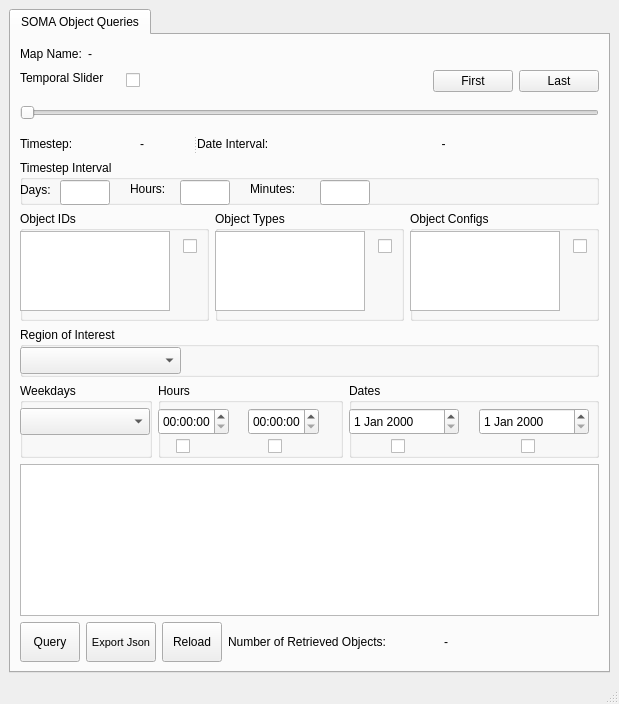
<?xml version="1.0" encoding="UTF-8"?>
<ui version="4.0">
 <class>MainWindow</class>
 <widget class="QMainWindow" name="MainWindow">
  <property name="geometry">
   <rect>
    <x>0</x>
    <y>0</y>
    <width>619</width>
    <height>704</height>
   </rect>
  </property>
  <property name="sizePolicy">
   <sizepolicy hsizetype="Preferred" vsizetype="Preferred">
    <horstretch>0</horstretch>
    <verstretch>0</verstretch>
   </sizepolicy>
  </property>
  <property name="windowTitle">
   <string>MainWindow</string>
  </property>
  <widget class="QWidget" name="centralwidget">
   <layout class="QVBoxLayout" name="verticalLayout_2">
    <item>
     <widget class="QTabWidget" name="tabWidget">
      <property name="currentIndex">
       <number>0</number>
      </property>
      <widget class="QWidget" name="tab">
       <attribute name="title">
        <string>SOMA Object Queries</string>
       </attribute>
       <layout class="QVBoxLayout" name="verticalLayout_3">
        <item>
         <layout class="QHBoxLayout" name="horizontalLayout">
          <item>
           <widget class="QLabel" name="label_5">
            <property name="maximumSize">
             <size>
              <width>150</width>
              <height>16777215</height>
             </size>
            </property>
            <property name="text">
             <string>Map Name:</string>
            </property>
           </widget>
          </item>
          <item>
           <widget class="QLabel" name="mapnamelabel">
            <property name="minimumSize">
             <size>
              <width>200</width>
              <height>0</height>
             </size>
            </property>
            <property name="maximumSize">
             <size>
              <width>400</width>
              <height>16777215</height>
             </size>
            </property>
            <property name="text">
             <string>-</string>
            </property>
           </widget>
          </item>
          <item>
           <spacer name="horizontalSpacer_3">
            <property name="orientation">
             <enum>Qt::Horizontal</enum>
            </property>
            <property name="sizeHint" stdset="0">
             <size>
              <width>40</width>
              <height>20</height>
             </size>
            </property>
           </spacer>
          </item>
         </layout>
        </item>
        <item>
         <layout class="QVBoxLayout" name="verticalLayout">
          <item>
           <layout class="QHBoxLayout" name="horizontalLayout_7">
            <item>
             <widget class="QLabel" name="label">
              <property name="sizePolicy">
               <sizepolicy hsizetype="Preferred" vsizetype="Fixed">
                <horstretch>0</horstretch>
                <verstretch>0</verstretch>
               </sizepolicy>
              </property>
              <property name="minimumSize">
               <size>
                <width>100</width>
                <height>20</height>
               </size>
              </property>
              <property name="text">
               <string>Temporal Slider</string>
              </property>
              <property name="alignment">
               <set>Qt::AlignLeading|Qt::AlignLeft|Qt::AlignTop</set>
              </property>
             </widget>
            </item>
            <item>
             <widget class="QCheckBox" name="sliderCBox">
              <property name="sizePolicy">
               <sizepolicy hsizetype="Preferred" vsizetype="Fixed">
                <horstretch>0</horstretch>
                <verstretch>0</verstretch>
               </sizepolicy>
              </property>
              <property name="text">
               <string/>
              </property>
             </widget>
            </item>
            <item>
             <spacer name="horizontalSpacer">
              <property name="orientation">
               <enum>Qt::Horizontal</enum>
              </property>
              <property name="sizeHint" stdset="0">
               <size>
                <width>40</width>
                <height>20</height>
               </size>
              </property>
             </spacer>
            </item>
            <item>
             <widget class="QPushButton" name="sliderFirstButton">
              <property name="text">
               <string>First</string>
              </property>
             </widget>
            </item>
            <item>
             <widget class="QPushButton" name="sliderLastButton">
              <property name="minimumSize">
               <size>
                <width>60</width>
                <height>0</height>
               </size>
              </property>
              <property name="text">
               <string>Last</string>
              </property>
             </widget>
            </item>
           </layout>
          </item>
          <item>
           <widget class="QSlider" name="timestepSlider">
            <property name="sizePolicy">
             <sizepolicy hsizetype="Preferred" vsizetype="Preferred">
              <horstretch>0</horstretch>
              <verstretch>0</verstretch>
             </sizepolicy>
            </property>
            <property name="minimumSize">
             <size>
              <width>500</width>
              <height>30</height>
             </size>
            </property>
            <property name="maximumSize">
             <size>
              <width>16777215</width>
              <height>50</height>
             </size>
            </property>
            <property name="minimum">
             <number>1</number>
            </property>
            <property name="orientation">
             <enum>Qt::Horizontal</enum>
            </property>
           </widget>
          </item>
         </layout>
        </item>
        <item>
         <widget class="QSplitter" name="splitter_2">
          <property name="maximumSize">
           <size>
            <width>16777215</width>
            <height>16777215</height>
           </size>
          </property>
          <property name="orientation">
           <enum>Qt::Horizontal</enum>
          </property>
          <widget class="QWidget" name="horizontalLayoutWidget">
           <layout class="QHBoxLayout" name="horizontalLayout_2">
            <item>
             <widget class="QLabel" name="label_3">
              <property name="sizePolicy">
               <sizepolicy hsizetype="Fixed" vsizetype="Preferred">
                <horstretch>0</horstretch>
                <verstretch>0</verstretch>
               </sizepolicy>
              </property>
              <property name="minimumSize">
               <size>
                <width>65</width>
                <height>20</height>
               </size>
              </property>
              <property name="text">
               <string>Timestep:</string>
              </property>
             </widget>
            </item>
            <item>
             <widget class="QLabel" name="timesteplabel">
              <property name="sizePolicy">
               <sizepolicy hsizetype="MinimumExpanding" vsizetype="Preferred">
                <horstretch>0</horstretch>
                <verstretch>0</verstretch>
               </sizepolicy>
              </property>
              <property name="minimumSize">
               <size>
                <width>80</width>
                <height>20</height>
               </size>
              </property>
              <property name="maximumSize">
               <size>
                <width>150</width>
                <height>16777215</height>
               </size>
              </property>
              <property name="text">
               <string>-</string>
              </property>
              <property name="alignment">
               <set>Qt::AlignCenter</set>
              </property>
             </widget>
            </item>
           </layout>
          </widget>
          <widget class="QWidget" name="horizontalLayoutWidget_2">
           <layout class="QHBoxLayout" name="horizontalLayout_3">
            <item>
             <widget class="QLabel" name="label_4">
              <property name="sizePolicy">
               <sizepolicy hsizetype="Fixed" vsizetype="Preferred">
                <horstretch>0</horstretch>
                <verstretch>0</verstretch>
               </sizepolicy>
              </property>
              <property name="minimumSize">
               <size>
                <width>85</width>
                <height>20</height>
               </size>
              </property>
              <property name="text">
               <string>Date Interval:</string>
              </property>
             </widget>
            </item>
            <item>
             <widget class="QLabel" name="datelabel">
              <property name="sizePolicy">
               <sizepolicy hsizetype="MinimumExpanding" vsizetype="Preferred">
                <horstretch>0</horstretch>
                <verstretch>0</verstretch>
               </sizepolicy>
              </property>
              <property name="minimumSize">
               <size>
                <width>260</width>
                <height>20</height>
               </size>
              </property>
              <property name="text">
               <string>-</string>
              </property>
              <property name="alignment">
               <set>Qt::AlignCenter</set>
              </property>
             </widget>
            </item>
           </layout>
          </widget>
         </widget>
        </item>
        <item>
         <layout class="QVBoxLayout" name="verticalLayout_4">
          <item>
           <widget class="QGroupBox" name="groupBox_TimeStepInterval">
            <property name="minimumSize">
             <size>
              <width>0</width>
              <height>45</height>
             </size>
            </property>
            <property name="title">
             <string>Timestep Interval</string>
            </property>
            <widget class="QLabel" name="label_2">
             <property name="geometry">
              <rect>
               <x>0</x>
               <y>20</y>
               <width>41</width>
               <height>20</height>
              </rect>
             </property>
             <property name="minimumSize">
              <size>
               <width>41</width>
               <height>17</height>
              </size>
             </property>
             <property name="text">
              <string>Days:</string>
             </property>
            </widget>
            <widget class="QLineEdit" name="lineEditTimeStepIntervalDay">
             <property name="geometry">
              <rect>
               <x>40</x>
               <y>20</y>
               <width>50</width>
               <height>25</height>
              </rect>
             </property>
             <property name="minimumSize">
              <size>
               <width>50</width>
               <height>20</height>
              </size>
             </property>
            </widget>
            <widget class="QLabel" name="label_7">
             <property name="geometry">
              <rect>
               <x>110</x>
               <y>20</y>
               <width>51</width>
               <height>17</height>
              </rect>
             </property>
             <property name="minimumSize">
              <size>
               <width>51</width>
               <height>17</height>
              </size>
             </property>
             <property name="text">
              <string>Hours:</string>
             </property>
            </widget>
            <widget class="QLineEdit" name="lineEditTimeStepIntervalHours">
             <property name="geometry">
              <rect>
               <x>160</x>
               <y>20</y>
               <width>50</width>
               <height>25</height>
              </rect>
             </property>
             <property name="minimumSize">
              <size>
               <width>50</width>
               <height>20</height>
              </size>
             </property>
            </widget>
            <widget class="QLabel" name="label_8">
             <property name="geometry">
              <rect>
               <x>230</x>
               <y>20</y>
               <width>67</width>
               <height>17</height>
              </rect>
             </property>
             <property name="minimumSize">
              <size>
               <width>67</width>
               <height>17</height>
              </size>
             </property>
             <property name="text">
              <string>Minutes:</string>
             </property>
            </widget>
            <widget class="QLineEdit" name="lineEditTimeStepIntervalMinutes">
             <property name="geometry">
              <rect>
               <x>300</x>
               <y>20</y>
               <width>50</width>
               <height>25</height>
              </rect>
             </property>
             <property name="minimumSize">
              <size>
               <width>50</width>
               <height>20</height>
              </size>
             </property>
            </widget>
           </widget>
          </item>
         </layout>
        </item>
        <item>
         <layout class="QHBoxLayout" name="horizontalLayout_4">
          <item>
           <widget class="QGroupBox" name="groupBox_2">
            <property name="minimumSize">
             <size>
              <width>180</width>
              <height>110</height>
             </size>
            </property>
            <property name="maximumSize">
             <size>
              <width>16777215</width>
              <height>16777215</height>
             </size>
            </property>
            <property name="title">
             <string>Object IDs</string>
            </property>
            <widget class="QCheckBox" name="listViewIDCBox">
             <property name="geometry">
              <rect>
               <x>163</x>
               <y>24</y>
               <width>21</width>
               <height>22</height>
              </rect>
             </property>
             <property name="text">
              <string/>
             </property>
            </widget>
            <widget class="QListView" name="listViewObjectIDs">
             <property name="geometry">
              <rect>
               <x>0</x>
               <y>20</y>
               <width>150</width>
               <height>80</height>
              </rect>
             </property>
             <property name="minimumSize">
              <size>
               <width>0</width>
               <height>80</height>
              </size>
             </property>
            </widget>
           </widget>
          </item>
          <item>
           <widget class="QGroupBox" name="groupBox_6">
            <property name="minimumSize">
             <size>
              <width>180</width>
              <height>110</height>
             </size>
            </property>
            <property name="maximumSize">
             <size>
              <width>16777215</width>
              <height>16777215</height>
             </size>
            </property>
            <property name="title">
             <string>Object Types</string>
            </property>
            <widget class="QCheckBox" name="listViewObjectTypesCBox">
             <property name="geometry">
              <rect>
               <x>163</x>
               <y>24</y>
               <width>21</width>
               <height>22</height>
              </rect>
             </property>
             <property name="text">
              <string/>
             </property>
            </widget>
            <widget class="QListView" name="listViewObjectTypes">
             <property name="geometry">
              <rect>
               <x>0</x>
               <y>20</y>
               <width>150</width>
               <height>80</height>
              </rect>
             </property>
             <property name="minimumSize">
              <size>
               <width>0</width>
               <height>80</height>
              </size>
             </property>
            </widget>
           </widget>
          </item>
          <item>
           <widget class="QGroupBox" name="groupBox_7">
            <property name="minimumSize">
             <size>
              <width>180</width>
              <height>110</height>
             </size>
            </property>
            <property name="maximumSize">
             <size>
              <width>16777215</width>
              <height>16777215</height>
             </size>
            </property>
            <property name="title">
             <string>Object Configs</string>
            </property>
            <widget class="QCheckBox" name="listViewConfigCBox">
             <property name="geometry">
              <rect>
               <x>163</x>
               <y>24</y>
               <width>21</width>
               <height>22</height>
              </rect>
             </property>
             <property name="text">
              <string/>
             </property>
            </widget>
            <widget class="QListView" name="listViewObjectConfigs">
             <property name="geometry">
              <rect>
               <x>0</x>
               <y>20</y>
               <width>150</width>
               <height>80</height>
              </rect>
             </property>
             <property name="minimumSize">
              <size>
               <width>0</width>
               <height>80</height>
              </size>
             </property>
            </widget>
           </widget>
          </item>
         </layout>
        </item>
        <item>
         <widget class="QGroupBox" name="groupBox">
          <property name="minimumSize">
           <size>
            <width>200</width>
            <height>50</height>
           </size>
          </property>
          <property name="title">
           <string>Region of Interest</string>
          </property>
          <widget class="QComboBox" name="roiComboBox">
           <property name="geometry">
            <rect>
             <x>0</x>
             <y>20</y>
             <width>161</width>
             <height>27</height>
            </rect>
           </property>
          </widget>
         </widget>
        </item>
        <item>
         <layout class="QHBoxLayout" name="horizontalLayout_5">
          <item>
           <widget class="QGroupBox" name="groupBox_3">
            <property name="minimumSize">
             <size>
              <width>130</width>
              <height>75</height>
             </size>
            </property>
            <property name="maximumSize">
             <size>
              <width>16777215</width>
              <height>16777215</height>
             </size>
            </property>
            <property name="title">
             <string>Weekdays</string>
            </property>
            <widget class="QComboBox" name="weekdaysComboBox">
             <property name="geometry">
              <rect>
               <x>0</x>
               <y>25</y>
               <width>130</width>
               <height>27</height>
              </rect>
             </property>
             <property name="minimumSize">
              <size>
               <width>130</width>
               <height>0</height>
              </size>
             </property>
            </widget>
           </widget>
          </item>
          <item>
           <widget class="QGroupBox" name="groupBox_4">
            <property name="minimumSize">
             <size>
              <width>185</width>
              <height>75</height>
             </size>
            </property>
            <property name="title">
             <string>Hours</string>
            </property>
            <widget class="QTimeEdit" name="lowerTimeEdit">
             <property name="geometry">
              <rect>
               <x>0</x>
               <y>25</y>
               <width>71</width>
               <height>27</height>
              </rect>
             </property>
            </widget>
            <widget class="QTimeEdit" name="upperTimeEdit">
             <property name="geometry">
              <rect>
               <x>90</x>
               <y>25</y>
               <width>71</width>
               <height>27</height>
              </rect>
             </property>
            </widget>
            <widget class="QCheckBox" name="lowerTimeCBox">
             <property name="geometry">
              <rect>
               <x>18</x>
               <y>52</y>
               <width>21</width>
               <height>22</height>
              </rect>
             </property>
             <property name="text">
              <string/>
             </property>
            </widget>
            <widget class="QCheckBox" name="upperTimeCBox">
             <property name="geometry">
              <rect>
               <x>110</x>
               <y>52</y>
               <width>21</width>
               <height>22</height>
              </rect>
             </property>
             <property name="text">
              <string/>
             </property>
            </widget>
           </widget>
          </item>
          <item>
           <widget class="QGroupBox" name="groupBox_5">
            <property name="minimumSize">
             <size>
              <width>250</width>
              <height>75</height>
             </size>
            </property>
            <property name="title">
             <string>Dates</string>
            </property>
            <widget class="QDateEdit" name="lowerDateEdit">
             <property name="geometry">
              <rect>
               <x>0</x>
               <y>25</y>
               <width>110</width>
               <height>27</height>
              </rect>
             </property>
            </widget>
            <widget class="QDateEdit" name="upperDateEdit">
             <property name="geometry">
              <rect>
               <x>130</x>
               <y>25</y>
               <width>110</width>
               <height>27</height>
              </rect>
             </property>
            </widget>
            <widget class="QCheckBox" name="lowerDateCBox">
             <property name="geometry">
              <rect>
               <x>42</x>
               <y>52</y>
               <width>21</width>
               <height>22</height>
              </rect>
             </property>
             <property name="text">
              <string/>
             </property>
            </widget>
            <widget class="QCheckBox" name="upperDateCBox">
             <property name="geometry">
              <rect>
               <x>172</x>
               <y>52</y>
               <width>21</width>
               <height>22</height>
              </rect>
             </property>
             <property name="text">
              <string/>
             </property>
            </widget>
           </widget>
          </item>
         </layout>
        </item>
        <item>
         <widget class="QTableView" name="tableViewSomaObjects">
          <property name="sizePolicy">
           <sizepolicy hsizetype="Preferred" vsizetype="Preferred">
            <horstretch>0</horstretch>
            <verstretch>0</verstretch>
           </sizepolicy>
          </property>
          <property name="minimumSize">
           <size>
            <width>450</width>
            <height>100</height>
           </size>
          </property>
         </widget>
        </item>
        <item>
         <layout class="QHBoxLayout" name="horizontalLayout_6">
          <item>
           <widget class="QPushButton" name="queryButton">
            <property name="minimumSize">
             <size>
              <width>60</width>
              <height>40</height>
             </size>
            </property>
            <property name="maximumSize">
             <size>
              <width>60</width>
              <height>40</height>
             </size>
            </property>
            <property name="text">
             <string>Query</string>
            </property>
           </widget>
          </item>
          <item>
           <widget class="QPushButton" name="exportjsonButton">
            <property name="minimumSize">
             <size>
              <width>70</width>
              <height>40</height>
             </size>
            </property>
            <property name="maximumSize">
             <size>
              <width>70</width>
              <height>40</height>
             </size>
            </property>
            <property name="font">
             <font>
              <pointsize>8</pointsize>
             </font>
            </property>
            <property name="text">
             <string>Export Json</string>
            </property>
           </widget>
          </item>
          <item>
           <widget class="QPushButton" name="resetqueryButton">
            <property name="minimumSize">
             <size>
              <width>60</width>
              <height>40</height>
             </size>
            </property>
            <property name="maximumSize">
             <size>
              <width>60</width>
              <height>40</height>
             </size>
            </property>
            <property name="text">
             <string>Reload</string>
            </property>
           </widget>
          </item>
          <item>
           <widget class="QLabel" name="label_6">
            <property name="minimumSize">
             <size>
              <width>210</width>
              <height>40</height>
             </size>
            </property>
            <property name="maximumSize">
             <size>
              <width>210</width>
              <height>40</height>
             </size>
            </property>
            <property name="text">
             <string>Number of Retrieved Objects:</string>
            </property>
           </widget>
          </item>
          <item>
           <widget class="QLabel" name="noretrievedobjectslabel">
            <property name="text">
             <string>-</string>
            </property>
           </widget>
          </item>
         </layout>
        </item>
       </layout>
      </widget>
     </widget>
    </item>
   </layout>
  </widget>
  <widget class="QMenuBar" name="menubar">
   <property name="geometry">
    <rect>
     <x>0</x>
     <y>0</y>
     <width>619</width>
     <height>25</height>
    </rect>
   </property>
  </widget>
  <widget class="QStatusBar" name="statusbar"/>
 </widget>
 <resources/>
 <connections/>
</ui>
